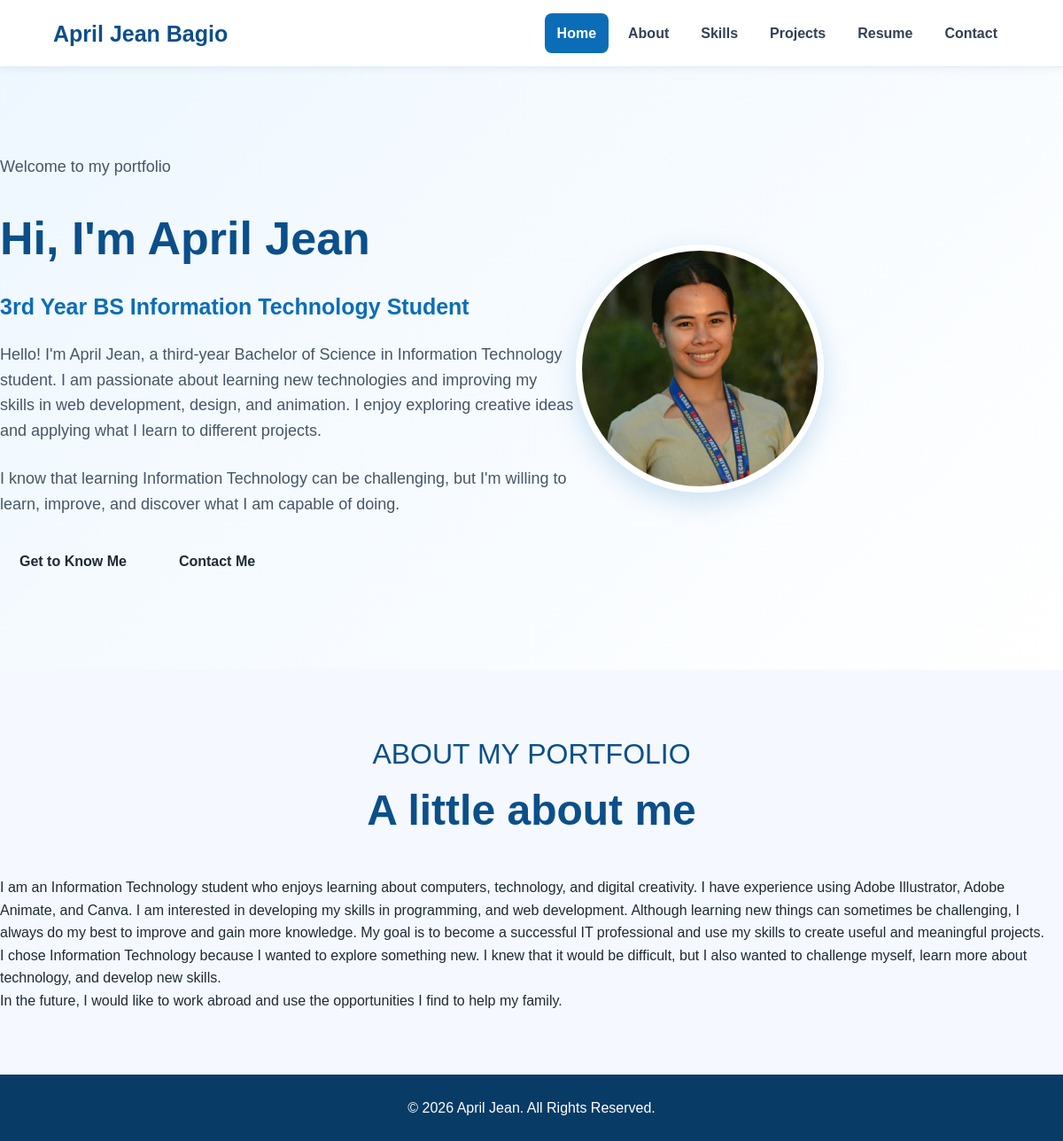
The page / on the database its author committed.
### tables this page shows
CREATE TABLE `profile` (
  `id` int(11) NOT NULL,
  `full_name` varchar(150) NOT NULL,
  `display_name` varchar(100) NOT NULL,
  `title` varchar(150) DEFAULT NULL,
  `introduction` text DEFAULT NULL,
  `about_me` text DEFAULT NULL,
  `email` varchar(150) DEFAULT NULL,
  `phone` varchar(30) DEFAULT NULL,
  `address` varchar(255) DEFAULT NULL,
  `profile_image` varchar(255) DEFAULT NULL,
  `updated_at` timestamp NOT NULL DEFAULT current_timestamp() ON UPDATE current_timestamp()
);

### index.php (the view, shortened to what this page needs)
<?php
require_once "includes/db.php";
$stmt = $pdo->query("SELECT * FROM profile ORDER BY id ASC LIMIT 1");
$profile = $stmt->fetch();
$displayName = $profile["display_name"] ?? "April Jean";
$fullName = $profile["full_name"] ?? "April Jean Bagio";
$title = $profile["title"] ?? "3rd-Year Information Technology Student";
$introduction = $profile["introduction"] ?? "I'm a friendly, hardworking, and creative student who enjoys exploring technology, creating projects, and learning new things.";
$aboutMe = $profile["about_me"] ?? "I am currently a Bachelor in Information Technology student at Negros Oriental State University, Bayawan-Santa Catalina Campus.";
$profileImage = $profile["profile_image"] ?? "images/profile.jpg";
function cleanOutput($value) {
    return htmlspecialchars((string)$value, ENT_QUOTES, "UTF-8");
}
?>
<!DOCTYPE html>
<html lang="en">
<head>
    <link rel="stylesheet" href="css/style.css">
</head>
<body>
<header>
    <nav class="navbar">
        <div class="logo">
            <?php echo cleanOutput($fullName); ?>
        </div>
        <ul class="nav-links">
            <li><a href="index.php" class="active">Home</a></li>
            <li><a href="about.php">About</a></li>
            <li><a href="skills.php">Skills</a></li>
            <li><a href="projects.php">Projects</a></li>
            <li><a href="resume.php">Resume</a></li>
            <li><a href="contact.php">Contact</a></li>
        </ul>
    </nav>
</header>
<main>
    <section class="hero">
        <div class="hero-text">
            <p class="welcome-text">
                Welcome to my portfolio
            </p>
            <h1>
                Hi, I'm <span><?php echo cleanOutput($displayName); ?></span>
            </h1>
            <h2>
                <?php echo cleanOutput($title); ?>
            </h2>
            <p>
                <?php echo cleanOutput($introduction); ?>
            </p>
            <p>
                I know that learning Information Technology can be
                challenging, but I'm willing to learn, improve,
                and discover what I am capable of doing.
            </p>
            <div class="hero-buttons">
                <a href="about.php" class="btn">
                    Get to Know Me
                </a>
                <a href="contact.php" class="btn btn-outline">
                    Contact Me
                </a>
            </div>
        </div>
        <div class="hero-image">
            <img
                src="<?php echo cleanOutput($profileImage); ?>"
                alt="<?php echo cleanOutput($displayName); ?> - Profile Picture"
                class="profile-img"
            >
        </div>
    </section>
    <section class="intro">
        <div class="section-title">
            <p>ABOUT MY PORTFOLIO</p>
            <h2>
                A little about me
            </h2>
        </div>
        <div class="intro-content">
            <p>
                <?php echo cleanOutput($aboutMe); ?>
            </p>
            <p>
                I chose Information Technology because I wanted to
                explore something new. I knew that it would be
                difficult, but I also wanted to challenge myself,
                learn more about technology, and develop new skills.
            </p>
            <p>
                In the future, I would like to work abroad and use
                the opportunities I find to help my family.
            </p>
        </div>
    </section>
</main>
<footer>
    <p>
        © 2026 <?php echo cleanOutput($displayName); ?>. All Rights Reserved.
    </p>
</footer>
</body>
</html>

### css/style.css (style rules this page uses)
* { margin: 0; padding: 0; box-sizing: border-box; }
html { scroll-behavior: smooth; }
body { font-family: Arial, Helvetica, sans-serif; background: #f5f9ff; color: #1f2937; line-height: 1.6; }
img { max-width: 100%; display: block; }
a { text-decoration: none; color: inherit; }
.section-title { text-align: center; color: #0b4f8a; font-size: 32px; margin-bottom: 35px; }
section { padding: 70px 0; }
header { background: #ffffff; border-bottom: 1px solid #dbeafe; position: sticky; top: 0; z-index: 1000; box-shadow: 0 2px 10px rgba(0, 0, 0, 0.05); }
.navbar { width: 90%; max-width: 1200px; margin: auto; min-height: 75px; display: flex; align-items: center; justify-content: space-between; }
.logo { font-size: 25px; font-weight: bold; color: #0b4f8a; }
.nav-links { list-style: none; display: flex; gap: 8px; align-items: center; }
.nav-links a { display: block; padding: 10px 14px; color: #334155; font-weight: 600; border-radius: 8px; transition: 0.3s; }
.nav-links a:hover, .nav-links a.active { color: #ffffff; background: #0b6db7; }
.hero { min-height: 85vh; background: linear-gradient(135deg, #eef7ff, #ffffff); display: flex; align-items: center; padding: 60px 0; }
.hero-text { flex: 1; max-width: 650px; }
.hero-text h1 { font-size: 52px; color: #0b4f8a; margin-bottom: 15px; }
.hero-text h2 { font-size: 25px; color: #0b6db7; margin-bottom: 20px; }
.hero-text p { font-size: 18px; margin-bottom: 25px; color: #475569; }
.hero-buttons { display: flex; gap: 15px; flex-wrap: wrap; }
.btn { display: inline-block; padding: 12px 22px; border-radius: 8px; font-weight: bold; transition: 0.3s; cursor: pointer; border: none; }
.hero-image { flex-shrink: 0; margin-right: 30px; }
.hero-image img { width: 280px !important; height: 280px !important; max-width: 280px !important; max-height: 280px !important; object-fit: cover; border-radius: 50%; border: 7px solid white; box-shadow: 0 10px 30px rgba(11, 109, 183, 0.2); }
footer { background: #083b66; color: white; text-align: center; padding: 25px 15px; }
footer p { margin: 0; }

### rows shown on the page
profile: full_name "April Jean Bagio", display_name "April Jean", title "3rd Year BS Information Technology Student", introduction "Hello! I'm April Jean, a third-year Bachelor of Science in Information Technology student. I am passionate about learning new technologies and improving my skills in web development, design, and animation. I enjoy exploring creative ideas and applying what I learn to different projects.", about_me "I am an Information Technology student who enjoys learning about computers, technology, and digital creativity. I have experience using Adobe Illustrator, Adobe Animate, and Canva. I am interested in developing my skills in programming, and web development. Although learning new things can sometimes be challenging, I always do my best to improve and gain more knowledge. My goal is to become a successful IT professional and use my skills to create useful and meaningful projects."
